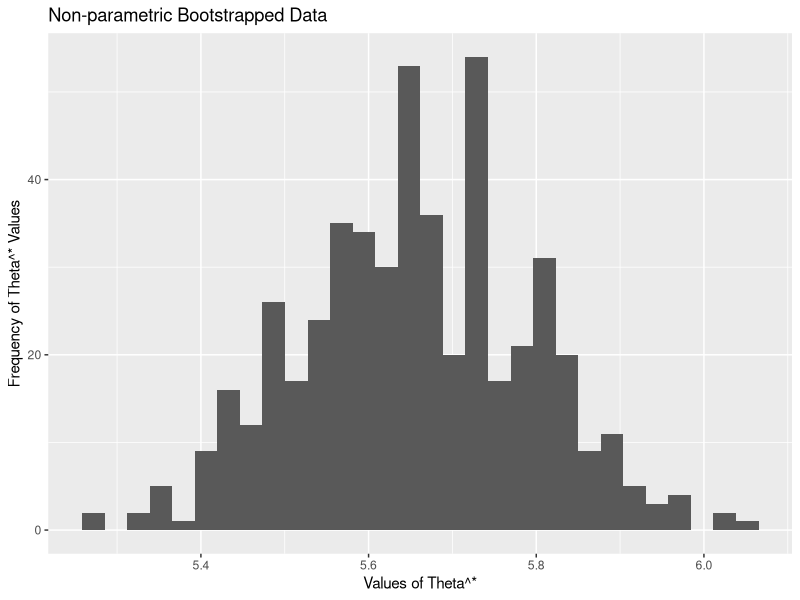
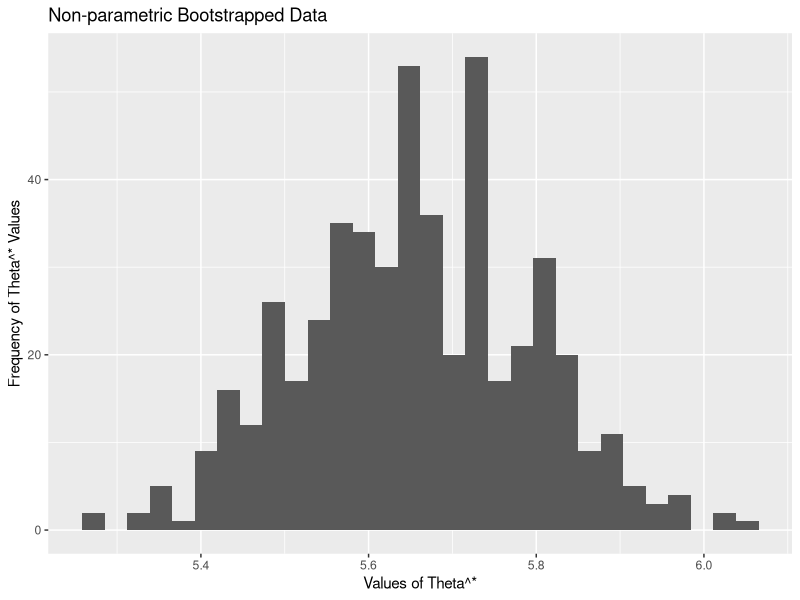
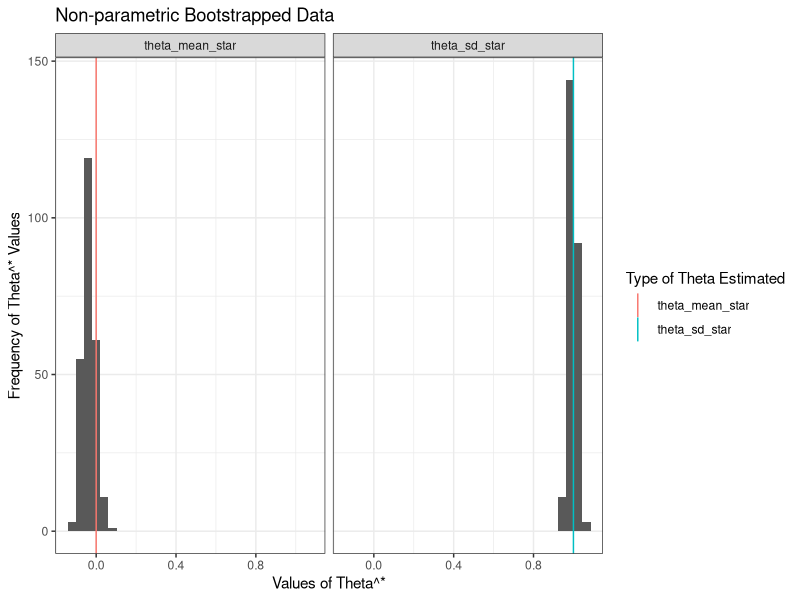

Here is the R script that generated these plots, in order:
## ---- chunk 1
knitr::opts_chunk$set(echo = TRUE)
## ---- chunk 2
# Step 1: Obtain samples from population
sample_data = data.frame(id     = c(1, 2, 3, 4, 5),
                         sex    = c("M","F","F","M","M"),
                         height = c(6.1, 5.5, 5.2, 5.6, 5.9))                            
theta_hat = mean(sample_data$height)   # Compute the mean for the height data
n_obs = nrow(sample_data)              # Length of data
boot_iter = 500L                       # Number of bootstrap iterations
theta_star = rep(NA, boot_iter)        # Bootstrapped estimate of theta

for (i in seq_len(boot_iter)) {
  set.seed(11882 + i)                  # Set seed for reproducibility
  # Step 2: Randomly sample observations positions from 1 to n_obs
  indexes = sample(n_obs, n_obs, replace = TRUE)

  # Extract out the observation positions
  sample_data_star = sample_data[indexes,, drop = FALSE]

  # Step 3: Compute the desired statistic on the bootstrapped values
  theta_star[i] = mean(sample_data_star$height)
  
  
} # Step 4: Repeat until i matches boot_iter 

# See first portion of output
head(theta_star)

# See compute the mean of the bootstrapped distribution
mean(theta_star)

# Compare with the mean of the population sample
theta_hat
## ---- chunk 3
# Sample Data
x = c(1, 2, 3, 4, 5, 6)

quantile(x, 
  probs = c(0.25, 0.5, 0.75, 1)
)

# Median is the 50% quantile
median(x)
## ---- chunk 4
# Retrieve real quantiles
qnorm(c(0.25, 0.5, 0.75, 1))
## ---- chunk 5
alpha    = 0.05
alpha / 2
1 - alpha / 2
ci_range = quantile(theta_star, probs = c(alpha / 2, 1 - alpha / 2))
ci_range
## ---- chunk 6
# Graph results
library("ggplot2")

graph_bootstrap = data.frame(iter       = seq_along(theta_star),
                             theta_star = theta_star)
ggplot(graph_bootstrap) + 
  geom_histogram(aes(theta_star)) + labs(
    title = "Non-parametric Bootstrapped Data",
    sub   = "Example simulation",
    x     = "Values of Theta^*",
    y     = "Frequency of Theta^* Values"
  )
## ---- chunk 7
# Data set is included with base R
head(iris)

# Step 1: Obtain samples from population
sample_data = iris

# Extract all of the Sepal.Width observations
# grab observations
## ---- chunk 8
# Graph results
library("ggplot2")

graph_bootstrap = data.frame(iter       = seq_along(theta_star),
                             theta_star = theta_star)
ggplot(graph_bootstrap) + 
  geom_histogram(aes(theta_star)) + labs(
    title = "Non-parametric Bootstrapped Data",
    sub   = "Example simulation",
    x     = "Values of Theta^*",
    y     = "Frequency of Theta^* Values"
  )
## ---- chunk 9
sample_values = rnorm(1000)           # Step 1: Obtain samples from known
                                      # population distribution.
                                      # Step 2: Obtain statistics
theta_mean_hat = mean(sample_values)  # Compute sample mean
theta_sd_hat = sd(sample_values)      # Compute sample standard deviation

n_obs = length(sample_values)         # Length of data
boot_iter = 250L                      # Number of bootstrap iterations
theta_mean_star = rep(NA, boot_iter)  # Bootstrapped estimate of mean
theta_sd_star = rep(NA, boot_iter)    # Bootstrapped estimate of standard dev

for (i in seq_len(boot_iter)) {
  set.seed(385 + i)                   # Set seed for reproducibility

  # Step 3: Randomly generate observations under distribution
  sample_values_star = rnorm(n_obs, mean = theta_mean_hat, sd = theta_sd_hat )

  # Step 4: Compute the desired statistic on the bootstrapped values
  theta_mean_star[i] = mean(sample_values_star)
  theta_sd_star[i] = sd(sample_values_star)

} # Step 5: Repeat until i matches boot_iter 

mean(theta_mean_star)
theta_mean_hat
mean(theta_sd_star)
theta_sd_hat
## ---- chunk 10
# install.packages("tidyr")
library("tidyr")

graph_bootstrap = data.frame(iter            = seq_len(boot_iter),
                             theta_mean_star = theta_mean_star,
                             theta_sd_star   = theta_sd_star)

# Tidy data
tidy_bootstrap = gather(graph_bootstrap,
                        key = theta_type_estimated, value = theta_star,
                        theta_mean_star:theta_sd_star)

theta_vlines = data.frame(theta_type_estimated = c("theta_mean_star", "theta_sd_star"), 
                          theta_val = c(0, 1))

library("ggplot2")
ggplot(tidy_bootstrap) + 
  geom_histogram(aes(theta_star)) +
  geom_vline(data = theta_vlines,
             aes(xintercept = theta_val, color = theta_type_estimated)) +
  facet_wrap(~theta_type_estimated) + 
  labs(
    title = "Non-parametric Bootstrapped Data",
    color = "Type of Theta Estimated",
    sub   = "Example simulation",
    x     = "Values of Theta^*",
    y     = "Frequency of Theta^* Values"
  ) + theme_bw()
